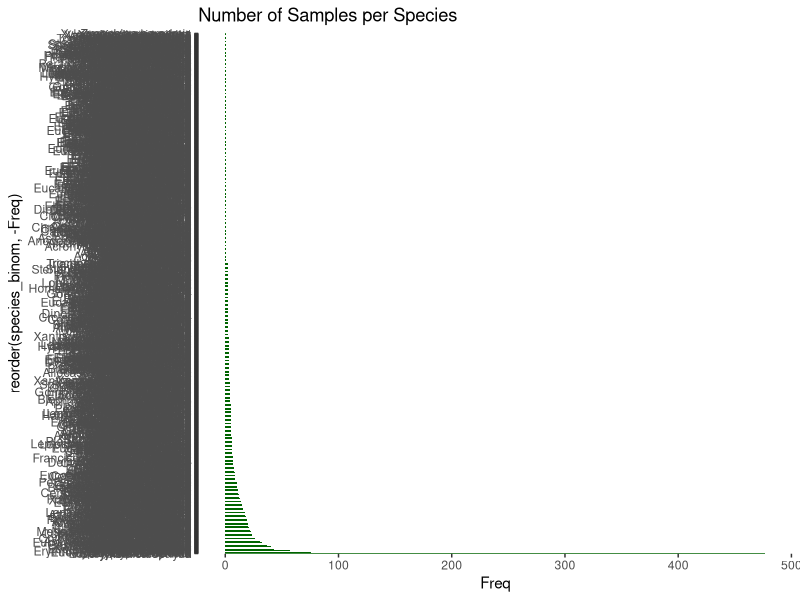
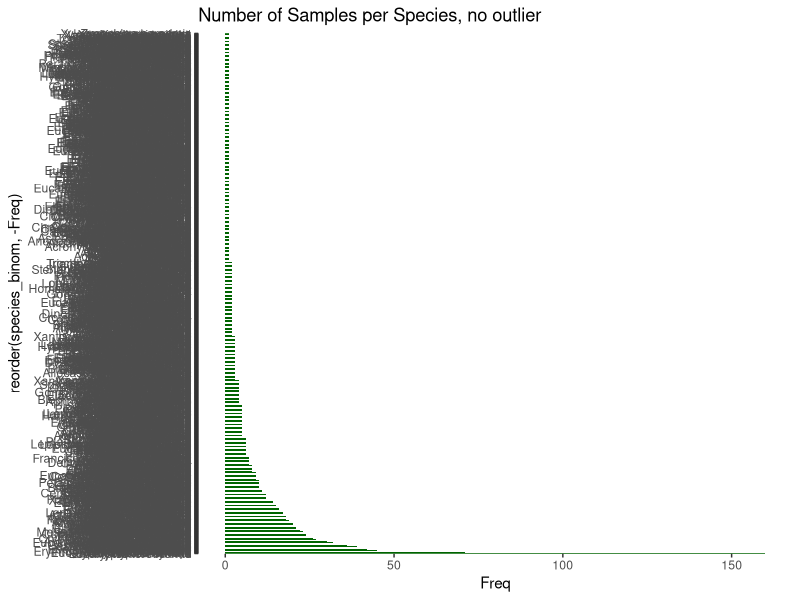

Source code (R) for these figures, in order:
install.packages("tidyverse")
library(tidyverse)

#tidy data rules:
# 1. Put each dataset in a tibble.
# 2. Put each variable in a column.
# 3. For each plot, subset relevant information. 



austraits_leaf_stoichiometry_MASTER<-read.csv("austraits_leaf_stoichiometry_MASTER.csv")

austraits_leaf_stoich_tib<-as_tibble(austraits_leaf_stoichiometry_MASTER)

################## Number of Samples per Species ###################

#alternate method to count sample number of species:
#count <- austraits_leaf_stoich_tib %>% count(austraits_leaf_stoich_tib$species_binom)

species_binom <- austraits_leaf_stoichiometry_MASTER$species_binom
#count sample number of species
species_count_tab <- table(species_binom)
#table to df
species_count_df<-as.data.frame(species_count_tab)
#df to tib
species_count_tib <- as_tibble(species_count_df)
#order from high to low
#species_count_tib <- species_count_tib%>%arrange(Freq)


ggplot(data=species_count_tib, aes(x = reorder(species_binom,-Freq), y = Freq)) +
  geom_bar(stat="identity", width=0.5, fill="darkgreen") +
  ggtitle("Number of Samples per Species")+
  coord_flip()


#outlier:Corymbia calophylla which is Myrtaceae Corymbia

ggplot(data = subset(species_count_tib, Freq <= 200), aes(x = reorder(species_binom, -Freq), y = Freq)) +
  geom_bar(stat="identity", width=0.5, fill="darkgreen") +
  ggtitle("Number of Samples per Species, no outlier") +
  coord_flip()
  
#summary data
#10464 samples
#1421 species
#5.175352 average without main outlier



#idea: faceting by family things like leaf N or 






